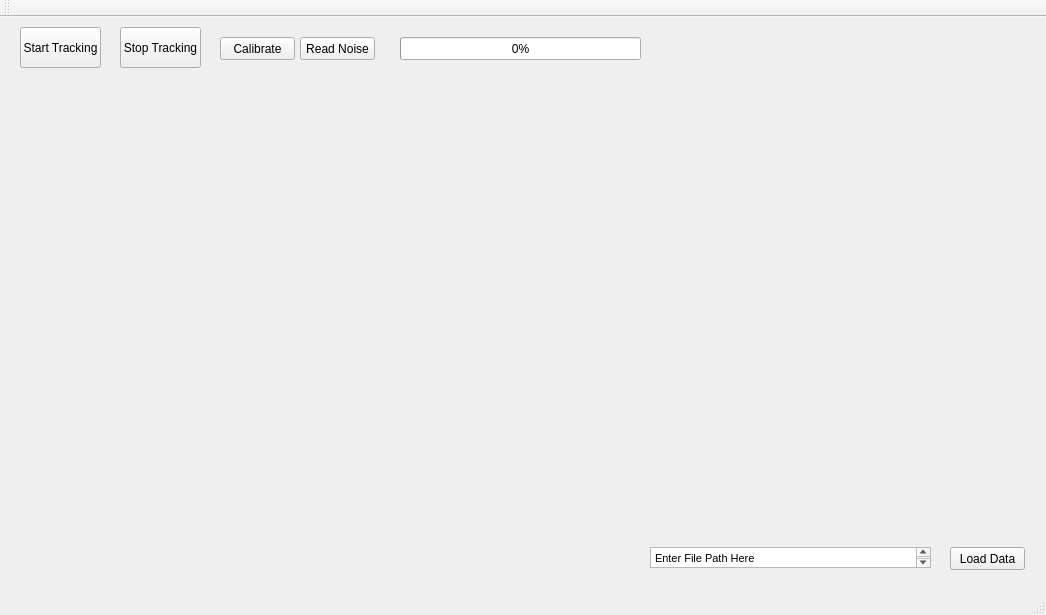
<?xml version="1.0" encoding="UTF-8"?>
<ui version="4.0">
 <class>MainWindow</class>
 <widget class="QMainWindow" name="MainWindow">
  <property name="geometry">
   <rect>
    <x>0</x>
    <y>0</y>
    <width>1046</width>
    <height>615</height>
   </rect>
  </property>
  <property name="windowTitle">
   <string>MainWindow</string>
  </property>
  <widget class="QWidget" name="centralWidget">
   <widget class="QPushButton" name="calibrateBtn">
    <property name="geometry">
     <rect>
      <x>220</x>
      <y>20</y>
      <width>75</width>
      <height>23</height>
     </rect>
    </property>
    <property name="text">
     <string>Calibrate</string>
    </property>
   </widget>
   <widget class="QPushButton" name="readNoiseBtn">
    <property name="geometry">
     <rect>
      <x>300</x>
      <y>20</y>
      <width>75</width>
      <height>23</height>
     </rect>
    </property>
    <property name="text">
     <string>Read Noise</string>
    </property>
   </widget>
   <widget class="QPushButton" name="StartTrackingBtn">
    <property name="geometry">
     <rect>
      <x>20</x>
      <y>10</y>
      <width>81</width>
      <height>41</height>
     </rect>
    </property>
    <property name="text">
     <string>Start Tracking</string>
    </property>
   </widget>
   <widget class="QPushButton" name="loadDataBtn">
    <property name="geometry">
     <rect>
      <x>950</x>
      <y>530</y>
      <width>75</width>
      <height>23</height>
     </rect>
    </property>
    <property name="text">
     <string>Load Data</string>
    </property>
   </widget>
   <widget class="QPushButton" name="stopTrackingBtn">
    <property name="geometry">
     <rect>
      <x>120</x>
      <y>10</y>
      <width>81</width>
      <height>41</height>
     </rect>
    </property>
    <property name="text">
     <string>Stop Tracking</string>
    </property>
   </widget>
   <widget class="QTextEdit" name="filePathTxt">
    <property name="geometry">
     <rect>
      <x>650</x>
      <y>530</y>
      <width>281</width>
      <height>21</height>
     </rect>
    </property>
    <property name="toolTip">
     <string/>
    </property>
    <property name="statusTip">
     <string/>
    </property>
    <property name="html">
     <string>&lt;!DOCTYPE HTML PUBLIC &quot;-//W3C//DTD HTML 4.0//EN&quot; &quot;http://www.w3.org/TR/REC-html40/strict.dtd&quot;&gt;
&lt;html&gt;&lt;head&gt;&lt;meta name=&quot;qrichtext&quot; content=&quot;1&quot; /&gt;&lt;style type=&quot;text/css&quot;&gt;
p, li { white-space: pre-wrap; }
&lt;/style&gt;&lt;/head&gt;&lt;body style=&quot; font-family:'MS Shell Dlg 2'; font-size:8.25pt; font-weight:400; font-style:normal;&quot;&gt;
&lt;p style=&quot; margin-top:0px; margin-bottom:0px; margin-left:0px; margin-right:0px; -qt-block-indent:0; text-indent:0px;&quot;&gt;Enter File Path Here&lt;/p&gt;&lt;/body&gt;&lt;/html&gt;</string>
    </property>
   </widget>
   <widget class="QCustomPlot" name="figure_1" native="true">
    <property name="geometry">
     <rect>
      <x>40</x>
      <y>80</y>
      <width>461</width>
      <height>401</height>
     </rect>
    </property>
   </widget>
   <widget class="QCustomPlot" name="figure_2" native="true">
    <property name="geometry">
     <rect>
      <x>520</x>
      <y>80</y>
      <width>481</width>
      <height>401</height>
     </rect>
    </property>
   </widget>
   <widget class="QProgressBar" name="progressBar">
    <property name="geometry">
     <rect>
      <x>400</x>
      <y>20</y>
      <width>241</width>
      <height>23</height>
     </rect>
    </property>
    <property name="value">
     <number>0</number>
    </property>
   </widget>
  </widget>
  <widget class="QMenuBar" name="menuBar">
   <property name="geometry">
    <rect>
     <x>0</x>
     <y>0</y>
     <width>1046</width>
     <height>21</height>
    </rect>
   </property>
  </widget>
  <widget class="QToolBar" name="mainToolBar">
   <attribute name="toolBarArea">
    <enum>TopToolBarArea</enum>
   </attribute>
   <attribute name="toolBarBreak">
    <bool>false</bool>
   </attribute>
  </widget>
  <widget class="QStatusBar" name="statusBar"/>
 </widget>
 <layoutdefault spacing="6" margin="11"/>
 <customwidgets>
  <customwidget>
   <class>QCustomPlot</class>
   <extends>QWidget</extends>
   <header>qcustomplot.h</header>
   <container>1</container>
  </customwidget>
 </customwidgets>
 <resources/>
 <connections/>
</ui>
